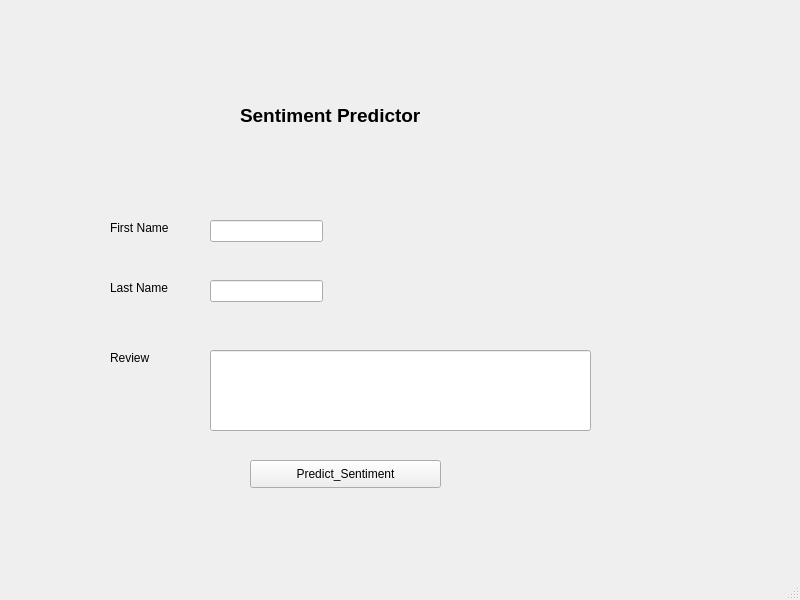
<?xml version="1.0" encoding="UTF-8"?>
<ui version="4.0">
 <class>MainWindow</class>
 <widget class="QMainWindow" name="MainWindow">
  <property name="geometry">
   <rect>
    <x>0</x>
    <y>0</y>
    <width>800</width>
    <height>600</height>
   </rect>
  </property>
  <property name="windowTitle">
   <string>MainWindow</string>
  </property>
  <widget class="QWidget" name="centralwidget">
   <widget class="QLabel" name="label">
    <property name="geometry">
     <rect>
      <x>110</x>
      <y>220</y>
      <width>81</width>
      <height>16</height>
     </rect>
    </property>
    <property name="text">
     <string>First Name</string>
    </property>
   </widget>
   <widget class="QLabel" name="label_2">
    <property name="geometry">
     <rect>
      <x>110</x>
      <y>280</y>
      <width>71</width>
      <height>16</height>
     </rect>
    </property>
    <property name="text">
     <string>Last Name</string>
    </property>
   </widget>
   <widget class="QLabel" name="label_3">
    <property name="geometry">
     <rect>
      <x>110</x>
      <y>350</y>
      <width>61</width>
      <height>16</height>
     </rect>
    </property>
    <property name="text">
     <string>Review</string>
    </property>
   </widget>
   <widget class="QLineEdit" name="lineEdit">
    <property name="geometry">
     <rect>
      <x>210</x>
      <y>220</y>
      <width>113</width>
      <height>22</height>
     </rect>
    </property>
   </widget>
   <widget class="QLineEdit" name="lineEdit_2">
    <property name="geometry">
     <rect>
      <x>210</x>
      <y>280</y>
      <width>113</width>
      <height>22</height>
     </rect>
    </property>
   </widget>
   <widget class="QPushButton" name="pushButton">
    <property name="geometry">
     <rect>
      <x>250</x>
      <y>460</y>
      <width>191</width>
      <height>28</height>
     </rect>
    </property>
    <property name="text">
     <string>Predict_Sentiment</string>
    </property>
   </widget>
   <widget class="QLabel" name="label_4">
    <property name="geometry">
     <rect>
      <x>240</x>
      <y>70</y>
      <width>321</width>
      <height>91</height>
     </rect>
    </property>
    <property name="font">
     <font>
      <pointsize>14</pointsize>
      <weight>75</weight>
      <bold>true</bold>
     </font>
    </property>
    <property name="text">
     <string>Sentiment Predictor</string>
    </property>
   </widget>
   <widget class="QLineEdit" name="lineEdit_3">
    <property name="geometry">
     <rect>
      <x>210</x>
      <y>350</y>
      <width>381</width>
      <height>81</height>
     </rect>
    </property>
   </widget>
  </widget>
  <widget class="QMenuBar" name="menubar">
   <property name="geometry">
    <rect>
     <x>0</x>
     <y>0</y>
     <width>800</width>
     <height>26</height>
    </rect>
   </property>
  </widget>
  <widget class="QStatusBar" name="statusbar"/>
 </widget>
 <resources/>
 <connections/>
</ui>
